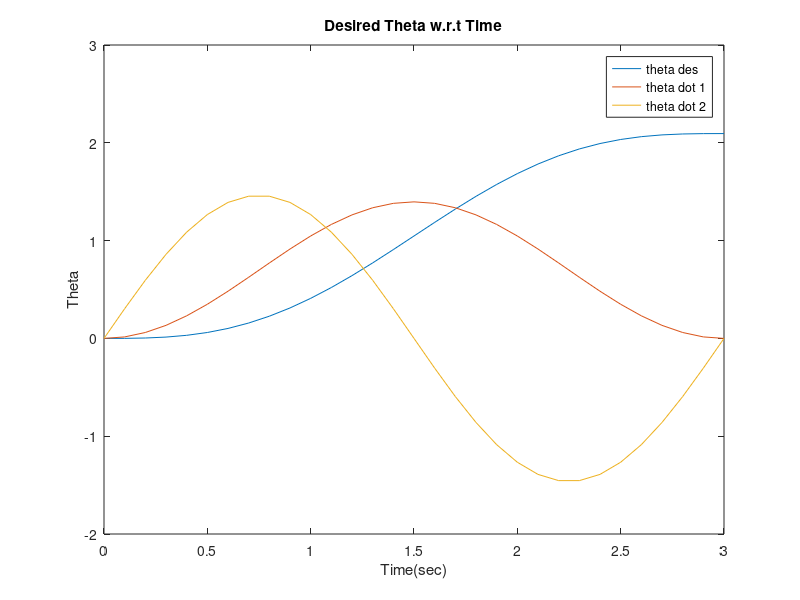
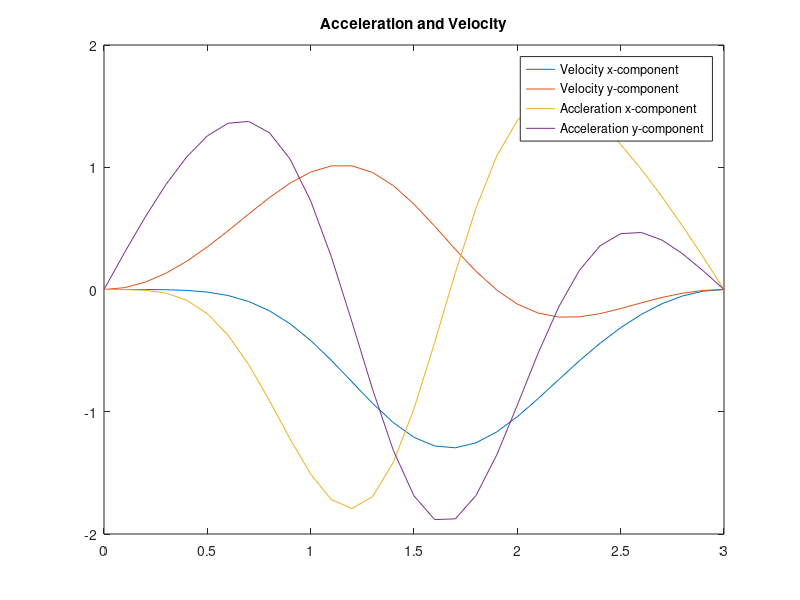
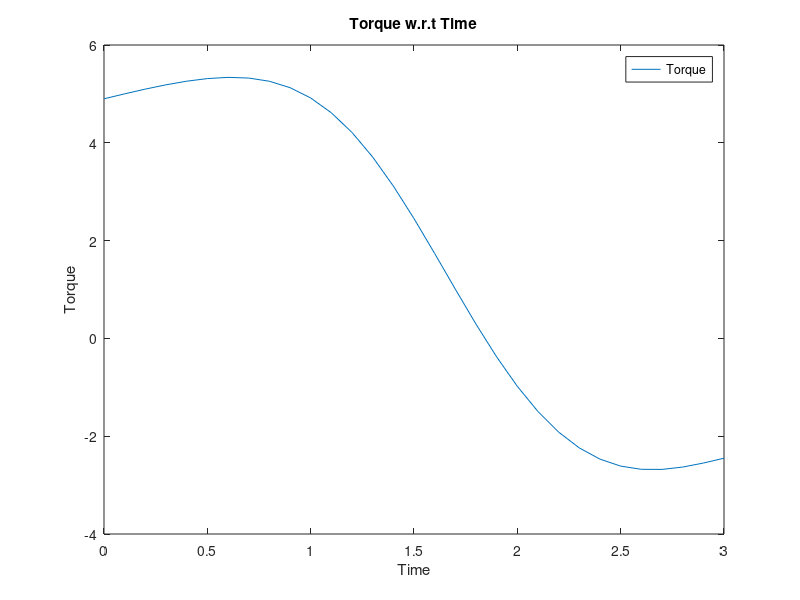
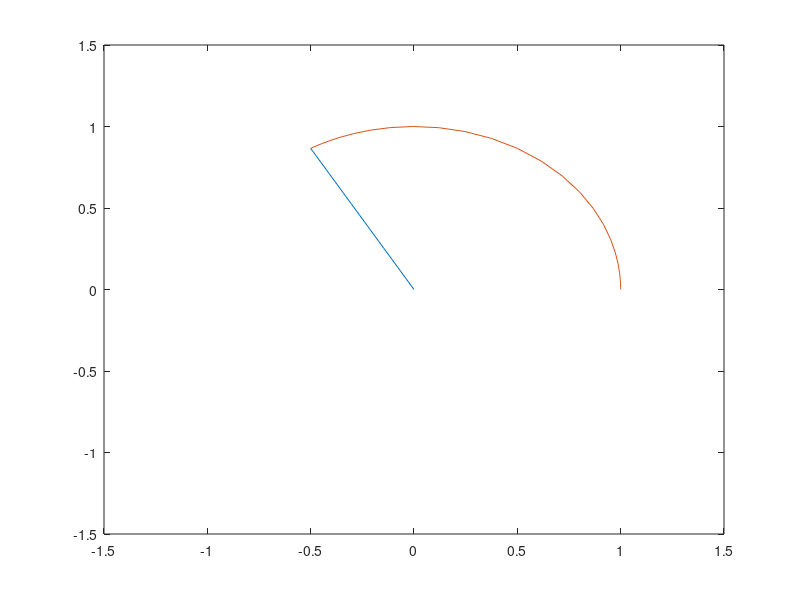

The MATLAB script that drew these images, in order:
% Clearing the screen
clear();

% Declaring required Constants
theta_0 = 0;
theta_T = 2*pi/3;
T = 3;
l = 1;
m = 1;
lc = 0.5;
Izz = 1/3*m*l^2;
g = 9.8;


%% Section 1
% Desired Theta Graphs

t = 0:0.1:T; % Taking Time Intervals
c = 2*pi/T;
x = ((theta_T-theta_0)/T)
y = t-((1/c).*sin(2*pi*t/T))
z = 1- cos(2*pi/T*t);
w = (2*pi/T)*sin(2*pi/T*t);

Theta_des = theta_0 + x.*y;

Theta_des1 = x.*z;

Theta_des2 = x.*w;

figure(1)
plot(t,Theta_des, t, Theta_des1, t, Theta_des2)
xlabel('Time(sec)')
ylabel('Theta')
legend('theta des', 'theta dot 1' , 'theta dot 2');
title("Desired Theta w.r.t Time")

%% Section2
% Velocity and Acceleration Graph
xe = l*cos(Theta_des)
ye = l*sin(Theta_des)
% plot(t,xe,t,ye)
 
xe_dot = -l*sin(Theta_des).*Theta_des1;
ye_dot = l*cos(Theta_des).*Theta_des1;
 
xe_ddot = -l*sin(Theta_des).*Theta_des2 - l*cos(Theta_des).*(Theta_des1.^2);
ye_ddot = l*cos(Theta_des).*Theta_des2 - l*sin(Theta_des).*(Theta_des1.^2);

figure(2)
plot(t,xe_dot,t,ye_dot,t,xe_ddot,t,ye_ddot);
legend('Velocity x-component','Velocity y-component','Accleration x-component','Acceleration y-component');
title("Acceleration and Velocity")
% grid on;



%% Section3
tau = Izz*Theta_des2 + (m*g*lc*cos(Theta_des))

figure(3)
plot(t,tau)
ylabel('Torque')
xlabel('Time')
legend('Torque')
title("Torque w.r.t Time")

%% Section 4
% Animation

% S will contain no of intervals in t(time)
s = size(t) 
s = s(1,2)

% Declaring empty arrays to store  points for tracing
xtrace = []
ytrace = []

% Loop for animation
for i = 1:s
    x_point = xe(i);
    y_point = ye(i);
    x_points=[0,x_point];
    y_points = [0,y_point];
    xtrace = [xtrace x_point]
    ytrace = [ytrace y_point]
    figure(4)
    plot(x_points,y_points,xtrace,ytrace)
    axis([-1.5 1.5 -1.5 1.5]);
    pause(0.1)
end    
